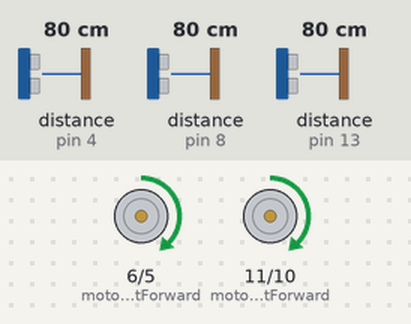
Recording of a sketch running on a simulated Arduino Uno, built with avr-gcc and run on an emulated ATmega328P. On the bench: motor-driver pin pairs drawn as motors (green arrow = first pin HIGH = forward, orange = second pin HIGH = backward, longer = more drive). The test bench sets the inputs (shaded band); at power-on: distance to the obstacle (sensors on pin 4, pin 13, pin 8) 80 cm. The echo pulse lasts 58.3 µs per cm.

Above: at 1.3 s.
1.4 s: distance to the obstacle (sensor on pin 4) set to 23 cm
2.9 s: distance to the obstacle (sensor on pin 4) set to 18 cm
At 3.52 s:
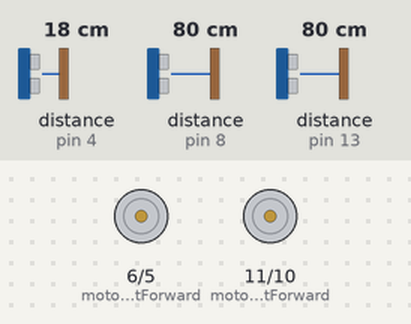
At 4.28 s:
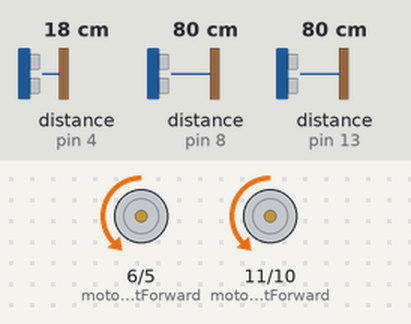
5.9 s: distance to the obstacle (sensor on pin 13) set to 20 cm
At 8.2 s:
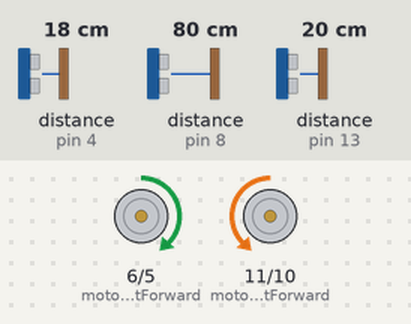
8.9 s: distance to the obstacle (sensor on pin 13) set to 16 cm
At 10.68 s:
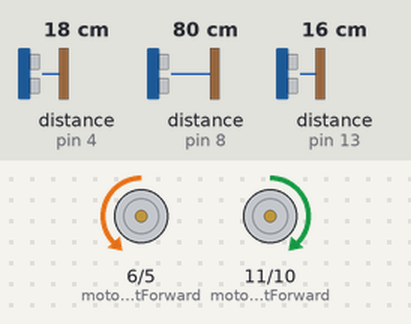
11.9 s: distance to the obstacle (sensor on pin 13) set to 2 cm
14.9 s: distance to the obstacle (sensor on pin 13) set to 10 cm
17.9 s: distance to the obstacle (sensor on pin 13) set to 14 cm
Timing chart, 0 to 21.9 s (numbered marks = the images above; inputs shaded):
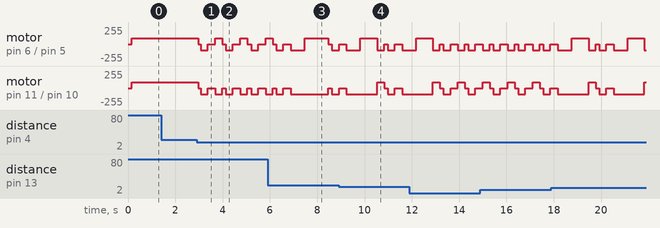

The sketch:

Stroller.ino
```cpp
#include <NewPing.h>
#define power 9
#define front_trig_pin 7
#define front_echo_pin 8

#define left_trig_pin 2
#define left_echo_pin 4

#define right_trig_pin 12
#define right_echo_pin 13

#define MAX_DISTANCE 200
NewPing sonar(front_trig_pin, front_echo_pin, MAX_DISTANCE);
NewPing sonarL(left_trig_pin, left_echo_pin, MAX_DISTANCE);
NewPing sonarR(right_trig_pin, right_echo_pin, MAX_DISTANCE);

//Servo myservo;
boolean GoForward = false;
int distance = 100;
int speedSet = 0;
//Motor A
const int motorRightForward = 11;
const int motorRightBackward = 10;
//Motor B
const int motorLeftForward = 6;
const int motorLeftBackward = 5;
void setup() {
  pinMode(motorRightForward,OUTPUT);
  pinMode(motorRightBackward,OUTPUT);
  pinMode(motorLeftForward,OUTPUT);
  pinMode(motorLeftBackward,OUTPUT);
  pinMode(power,INPUT);
  distance = readPing(3);
  delay(100);
  Serial.begin(9600);
}
void loop() {
  int distanceR = 0;
  int distanceL = 0;
  int distanceF = 0;
  delay(40);
  if (distance <= 20)
  {
    moveStop();
    delay(100);
    moveBackward();
    delay(200);
    moveStop();
    delay(200);
    distanceR = lookRight();
    distanceL = lookLeft();
    distanceF = lookF();

    int RLdiff = distanceR - distanceL;
    if (RLdiff < 0)
      RLdiff = -1 * RLdiff;
    if(RLdiff<=5)
    {
      moveBackward();
      delay(500);
      if(distanceR>distanceL)
      {
        turnRight();
        delay(400);
      }
      else
      {
        turnRight();
        delay(400);
      }
    }


    if (distanceR >= distanceL)
    {
      turnRight();
      moveStop();
    }
    else
    {
      turnLeft();
      moveStop();
    }
  }
  else
  {
    moveForward();
  }
  distance = readPing(3);
}
int lookF()
{
  int distance = readPing(0);
  delay(50);
  return distance;
}
int lookRight()
{

  int distance = readPing(2);
  return distance;
}
int lookLeft()
{
  int distance = readPing(1);
  delay(50);
  return distance;
}
int readPing(int x) {
  int cm = 0;

  if (x == 1)
  {
    cm = sonarL.ping_cm();
    if (cm == 0)
    {
      cm = 250;
    }
  }
  else if (x == 2)
  {

    cm = sonarR.ping_cm();
    if (cm == 0)
    {
      cm = 250;
    }
  }
  else if (x == 0)
  {
    cm = sonar.ping_cm();
    if (cm == 0)
    {
      cm = 250;
    }
  }
  else if (x == 3)
  {

    int cmL = sonarL.ping_cm();
    if (cmL == 0)
    {
      cmL = 200;
    }
    int cmR = sonarR.ping_cm();
    if (cmR == 0)
    {
      cmR = 200;
    }
    int cmM = sonar.ping_cm();
    if (cmM == 0)
    {
      cmM = 200;
    }

    if (cmM <= 20 || cmL <= 20 || cmR <= 20)
    {
      cm = 10;
    }
    else
      cm = 200;
  }

  return cm;
}
void moveStop() {
  analogWrite(motorRightForward, 0);
  analogWrite(motorRightBackward, 0);
  analogWrite(motorLeftForward, 0);
  analogWrite(motorLeftBackward, 0);
}
void moveForward() {
  analogWrite(motorRightForward, 90);
  analogWrite(motorRightBackward, 0);
  analogWrite(motorLeftForward, 90);
  analogWrite(motorLeftBackward, 0);
}
void moveBackward() {
  analogWrite(motorRightForward, 0);
  analogWrite(motorRightBackward, 90);
  analogWrite(motorLeftForward, 0);
  analogWrite(motorLeftBackward, 90);
  delay(100);
}
void turnLeft() {
  analogWrite(motorRightForward, 90);
  analogWrite(motorRightBackward, 0);
  analogWrite(motorLeftForward, 0);
  analogWrite(motorLeftBackward, 90);
  delay(300);
  //moveBackward();
}
void turnRight() {
  analogWrite(motorRightForward, 0);
  analogWrite(motorRightBackward, 90);
  analogWrite(motorLeftForward, 90);
  analogWrite(motorLeftBackward, 0);
  delay(300);
  //moveBackward();
}
```

Measured:
- the behaviour switches between 21 and 20 cm on distance to the obstacle (sensor on pin 4) (found by bisection; images 0 and 1)
- the behaviour switches between 18 and 17 cm on distance to the obstacle (sensor on pin 13) (found by bisection; images 3 and 4)
- after the input at 1.4 s, every drawn part: stays the same
